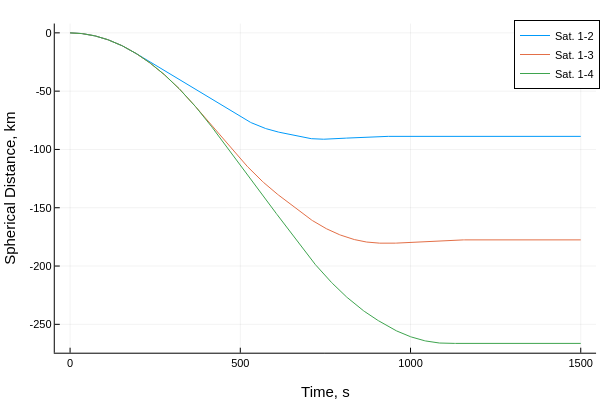

Write notebook code for a chart like this one.
### Code cell
plot(thist,a_mks*Ωhist[2:end,:],label=permutedims(mylabel))
plot!(xlabel="Time, s", ylabel = "Spherical Distance, km")

### Figure 1 — Plotly figure (JSON) as saved in the notebook; plotly's stock layout.template omitted (floating-point values rounded to 4 significant figures; data arrays with more than 128 entries replaced by an {"elided": "..."} marker saying what was removed)
{"data": [{"colorbar": {"len": 0.9143, "title": "", "x": 0.9934, "y": 0.533}, "legendgroup": "Sat. 1-2", "line": {"color": "rgba(0, 154, 250, 1.000)", "dash": "solid", "shape": "linear", "width": 1}, "mode": "lines", "name": "Sat. 1-2", "showlegend": true, "type": "scatter", "x": {"elided": "751 int values"}, "xaxis": "x", "y": {"elided": "751 float values"}, "yaxis": "y", "zmax": null, "zmin": null}, {"colorbar": {"len": 0.9143, "title": "", "x": 0.9934, "y": 0.533}, "legendgroup": "Sat. 1-3", "line": {"color": "rgba(227, 111, 71, 1.000)", "dash": "solid", "shape": "linear", "width": 1}, "mode": "lines", "name": "Sat. 1-3", "showlegend": true, "type": "scatter", "x": {"elided": "751 int values"}, "xaxis": "x", "y": {"elided": "751 float values"}, "yaxis": "y", "zmax": null, "zmin": null}, {"colorbar": {"len": 0.9143, "title": "", "x": 0.9934, "y": 0.533}, "legendgroup": "Sat. 1-4", "line": {"color": "rgba(62, 164, 78, 1.000)", "dash": "solid", "shape": "linear", "width": 1}, "mode": "lines", "name": "Sat. 1-4", "showlegend": true, "type": "scatter", "x": {"elided": "751 int values"}, "xaxis": "x", "y": {"elided": "751 float values"}, "yaxis": "y", "zmax": null, "zmin": null}], "layout": {"annotations": [], "height": 400, "legend": {"bgcolor": "rgba(255, 255, 255, 1.000)", "bordercolor": "rgba(0, 0, 0, 1.000)", "borderwidth": 1, "font": {"color": "rgba(0, 0, 0, 1.000)", "family": "sans-serif", "size": 11}, "title": {"font": {"color": "rgba(0, 0, 0, 1.000)", "family": "sans-serif", "size": 15}, "text": ""}, "tracegroupgap": 0, "traceorder": "normal", "x": 1, "xanchor": "auto", "y": 1, "yanchor": "auto"}, "margin": {"b": 20, "l": 0, "r": 0, "t": 20}, "paper_bgcolor": "rgba(255, 255, 255, 1.000)", "plot_bgcolor": "rgba(255, 255, 255, 1.000)", "showlegend": true, "width": 600, "xaxis": {"anchor": "y", "domain": [0.09128, 0.9934], "gridcolor": "rgba(0, 0, 0, 0.100)", "gridwidth": 0.5, "linecolor": "rgba(0, 0, 0, 1.000)", "mirror": false, "range": [-45, 1545], "showgrid": true, "showline": true, "showticklabels": true, "tickangle": 0, "tickcolor": "rgb(0, 0, 0)", "tickfont": {"color": "rgba(0, 0, 0, 1.000)", "family": "sans-serif", "size": 11}, "tickmode": "array", "ticks": "inside", "ticktext": ["0", "500", "1000", "1500"], "tickvals": [0, 500, 1000, 1500], "title": "Time, s", "titlefont": {"color": "rgba(0, 0, 0, 1.000)", "family": "sans-serif", "size": 15}, "type": "-", "visible": true, "zeroline": false, "zerolinecolor": "rgba(0, 0, 0, 1.000)"}, "yaxis": {"anchor": "x", "domain": [0.07581, 0.9902], "gridcolor": "rgba(0, 0, 0, 0.100)", "gridwidth": 0.5, "linecolor": "rgba(0, 0, 0, 1.000)", "mirror": false, "range": [-274.3, 7.989], "showgrid": true, "showline": true, "showticklabels": true, "tickangle": 0, "tickcolor": "rgb(0, 0, 0)", "tickfont": {"color": "rgba(0, 0, 0, 1.000)", "family": "sans-serif", "size": 11}, "tickmode": "array", "ticks": "inside", "ticktext": ["-250", "-200", "-150", "-100", "-50", "0"], "tickvals": [-250, -200, -150, -100, -50, 0], "title": "Spherical Distance, km", "titlefont": {"color": "rgba(0, 0, 0, 1.000)", "family": "sans-serif", "size": 15}, "type": "-", "visible": true, "zeroline": false, "zerolinecolor": "rgba(0, 0, 0, 1.000)"}}}
